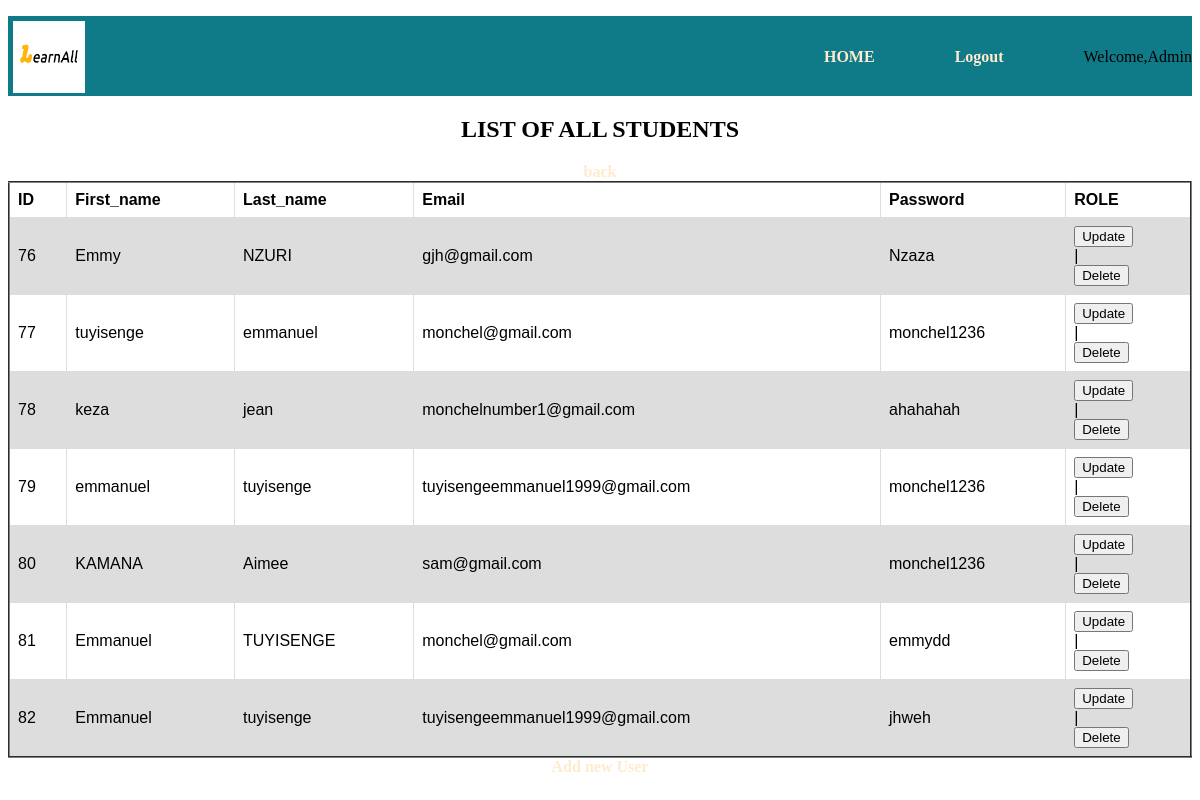
/admin/users.php, run on the app's committed database.
### tables this page shows
CREATE TABLE `students` (
  `s_id` int(20) NOT NULL,
  `s_firstname` text NOT NULL,
  `s_lastname` text NOT NULL,
  `s_email` text NOT NULL,
  `s_password` text NOT NULL
);

### admin/users.php (the view, shortened to what this page needs)
<?php
require_once '../config.php';
?>
<!DOCTYPE html>
<html lang="en">
<head>
    <link rel="stylesheet" href="admin.css">
</head>
<body>
<div class="header"> <ul>
            <li>Welcome,Admin</li>
            <li><a href="../landingpage.php">Logout</a></li>
            <li><a href="admin.html">HOME</a>  </li>
        </ul>
        <span><img src="../logo.png" alt="" height="90%" style="margin: 0.3rem;"></span>
    </div>
    <center>
        <h2>LIST OF ALL STUDENTS</h2> <a href="admin.html">back</a>
        <table border="2" style=" border-collapse:collapse">
        <tr>  <th>ID</th>  <th>First_name</th>  <th>Last_name</th>  <th>Email</th> <th>Password</th> <th>ROLE</th></tr>
        <?php
        $result = mysqli_query( $con,"SELECT * FROM students");
        while( $row = mysqli_fetch_assoc($result)){
     ?>
 <tr> <td><?php echo $row['s_id'] ?></td>
  <td><?php echo $row['s_firstname']?></td>
  <td> <?php echo $row['s_lastname']?></td>
  <td> <?php echo $row['s_email']?></td>
  <td><?php echo $row['s_password']?></td>
  <td>
    <form action="update_user.php" method="post">
         <input type='submit' name='update' value='Update'>
       </form> |
  <form action="delete_user.php" method="post">
         <input type='submit' name='delete' value='Delete'>
       </form>
         </td>
        </tr>
<?php
        }
       ?>
        </table>
        <a href="newuser.php">Add new User</a>
    </center>
</body>
</html>

### admin/admin.css (style rules this page uses)
.header { height: 5rem; width: auto; background-color: rgb(15, 122, 136); }
.header li { list-style: none; margin-left: 5rem; margin-top: 2rem; float: right; }
a { color: blanchedalmond; text-decoration: none; font-weight: 900; }
table { font-family: arial, sans-serif; border-collapse: collapse; width: 100%; }
td, th { border: 1px solid #dddddd; text-align: left; padding: 8px; }
tr:nth-child(even) { background-color: #dddddd; }

### data on the page
students: s_id "76", s_firstname "Emmy", s_lastname "NZURI", s_email "gjh@gmail.com", s_password "Nzaza"
students: s_id "77", s_firstname "tuyisenge", s_lastname "emmanuel", s_email "monchel@gmail.com", s_password "monchel1236"
students: s_id "78", s_firstname "keza", s_lastname "jean", s_email "monchelnumber1@gmail.com", s_password "ahahahah"
students: s_id "79", s_firstname "emmanuel", s_lastname "tuyisenge", s_email "tuyisengeemmanuel1999@gmail.com", s_password "monchel1236"
students: s_id "80", s_firstname "KAMANA", s_lastname "Aimee", s_email "sam@gmail.com", s_password "monchel1236"
students: s_id "81", s_firstname "Emmanuel", s_lastname "TUYISENGE", s_email "monchel@gmail.com", s_password "emmydd"
students: s_id "82", s_firstname "Emmanuel", s_lastname "tuyisenge", s_email "tuyisengeemmanuel1999@gmail.com", s_password "jhweh"
